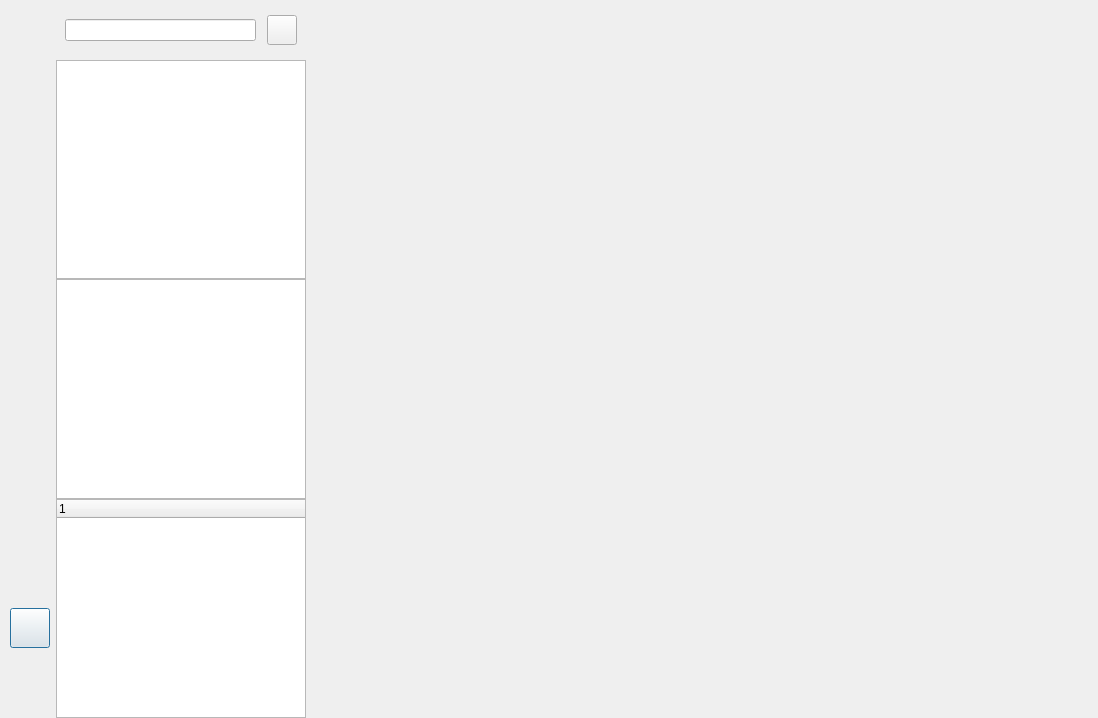
<?xml version="1.0" encoding="UTF-8"?>
<ui version="4.0">
 <class>ChatDialog</class>
 <widget class="QDialog" name="ChatDialog">
  <property name="geometry">
   <rect>
    <x>0</x>
    <y>0</y>
    <width>1098</width>
    <height>718</height>
   </rect>
  </property>
  <property name="windowTitle">
   <string>Dialog</string>
  </property>
  <layout class="QHBoxLayout" name="horizontalLayout">
   <property name="spacing">
    <number>0</number>
   </property>
   <property name="leftMargin">
    <number>0</number>
   </property>
   <property name="topMargin">
    <number>0</number>
   </property>
   <property name="rightMargin">
    <number>0</number>
   </property>
   <property name="bottomMargin">
    <number>0</number>
   </property>
   <item>
    <widget class="QWidget" name="setbar_wid" native="true">
     <property name="sizePolicy">
      <sizepolicy hsizetype="Fixed" vsizetype="Expanding">
       <horstretch>0</horstretch>
       <verstretch>0</verstretch>
      </sizepolicy>
     </property>
     <property name="minimumSize">
      <size>
       <width>56</width>
       <height>0</height>
      </size>
     </property>
     <property name="maximumSize">
      <size>
       <width>56</width>
       <height>16777215</height>
      </size>
     </property>
     <layout class="QVBoxLayout" name="verticalLayout">
      <property name="spacing">
       <number>7</number>
      </property>
      <property name="leftMargin">
       <number>10</number>
      </property>
      <property name="topMargin">
       <number>30</number>
      </property>
      <property name="rightMargin">
       <number>10</number>
      </property>
      <property name="bottomMargin">
       <number>0</number>
      </property>
      <item>
       <widget class="QWidget" name="widget" native="true">
        <property name="minimumSize">
         <size>
          <width>40</width>
          <height>0</height>
         </size>
        </property>
        <property name="maximumSize">
         <size>
          <width>40</width>
          <height>16777215</height>
         </size>
        </property>
        <layout class="QVBoxLayout" name="verticalLayout_3">
         <property name="spacing">
          <number>30</number>
         </property>
         <property name="leftMargin">
          <number>0</number>
         </property>
         <property name="topMargin">
          <number>0</number>
         </property>
         <property name="rightMargin">
          <number>0</number>
         </property>
         <property name="bottomMargin">
          <number>0</number>
         </property>
         <item>
          <widget class="QLabel" name="side_head_lb">
           <property name="minimumSize">
            <size>
             <width>40</width>
             <height>40</height>
            </size>
           </property>
           <property name="maximumSize">
            <size>
             <width>40</width>
             <height>40</height>
            </size>
           </property>
           <property name="text">
            <string/>
           </property>
          </widget>
         </item>
         <item>
          <widget class="StateWidget" name="side_chat_lb" native="true">
           <property name="minimumSize">
            <size>
             <width>40</width>
             <height>40</height>
            </size>
           </property>
           <property name="maximumSize">
            <size>
             <width>40</width>
             <height>40</height>
            </size>
           </property>
          </widget>
         </item>
         <item>
          <widget class="StateWidget" name="side_contact_lb" native="true">
           <property name="minimumSize">
            <size>
             <width>40</width>
             <height>40</height>
            </size>
           </property>
           <property name="maximumSize">
            <size>
             <width>40</width>
             <height>40</height>
            </size>
           </property>
          </widget>
         </item>
        </layout>
       </widget>
      </item>
      <item>
       <spacer name="verticalSpacer">
        <property name="orientation">
         <enum>Qt::Orientation::Vertical</enum>
        </property>
        <property name="sizeHint" stdset="0">
         <size>
          <width>20</width>
          <height>40</height>
         </size>
        </property>
       </spacer>
      </item>
      <item>
       <widget class="QWidget" name="widget_2" native="true">
        <property name="minimumSize">
         <size>
          <width>40</width>
          <height>100</height>
         </size>
        </property>
        <layout class="QVBoxLayout" name="verticalLayout_4">
         <property name="leftMargin">
          <number>0</number>
         </property>
         <property name="topMargin">
          <number>0</number>
         </property>
         <property name="rightMargin">
          <number>0</number>
         </property>
         <property name="bottomMargin">
          <number>0</number>
         </property>
         <item>
          <widget class="ClickButton" name="download_file_btn">
           <property name="minimumSize">
            <size>
             <width>40</width>
             <height>40</height>
            </size>
           </property>
           <property name="maximumSize">
            <size>
             <width>40</width>
             <height>40</height>
            </size>
           </property>
           <property name="text">
            <string/>
           </property>
          </widget>
         </item>
        </layout>
       </widget>
      </item>
      <item>
       <spacer name="verticalSpacer_2">
        <property name="orientation">
         <enum>Qt::Orientation::Vertical</enum>
        </property>
        <property name="sizeType">
         <enum>QSizePolicy::Policy::Fixed</enum>
        </property>
        <property name="sizeHint" stdset="0">
         <size>
          <width>20</width>
          <height>40</height>
         </size>
        </property>
       </spacer>
      </item>
     </layout>
    </widget>
   </item>
   <item>
    <widget class="QWidget" name="chatuser_wid" native="true">
     <property name="sizePolicy">
      <sizepolicy hsizetype="Expanding" vsizetype="Preferred">
       <horstretch>0</horstretch>
       <verstretch>0</verstretch>
      </sizepolicy>
     </property>
     <property name="minimumSize">
      <size>
       <width>250</width>
       <height>0</height>
      </size>
     </property>
     <property name="maximumSize">
      <size>
       <width>250</width>
       <height>16777215</height>
      </size>
     </property>
     <property name="mouseTracking">
      <bool>true</bool>
     </property>
     <layout class="QVBoxLayout" name="verticalLayout_2">
      <property name="spacing">
       <number>0</number>
      </property>
      <property name="leftMargin">
       <number>0</number>
      </property>
      <property name="topMargin">
       <number>0</number>
      </property>
      <property name="rightMargin">
       <number>0</number>
      </property>
      <property name="bottomMargin">
       <number>0</number>
      </property>
      <item>
       <widget class="QWidget" name="search_wid" native="true">
        <property name="minimumSize">
         <size>
          <width>0</width>
          <height>60</height>
         </size>
        </property>
        <property name="maximumSize">
         <size>
          <width>16777215</width>
          <height>60</height>
         </size>
        </property>
        <layout class="QHBoxLayout" name="horizontalLayout_2">
         <item>
          <widget class="CustomLineEdit" name="search_edit"/>
         </item>
         <item>
          <spacer name="horizontalSpacer">
           <property name="orientation">
            <enum>Qt::Orientation::Horizontal</enum>
           </property>
           <property name="sizeType">
            <enum>QSizePolicy::Policy::Fixed</enum>
           </property>
           <property name="sizeHint" stdset="0">
            <size>
             <width>5</width>
             <height>20</height>
            </size>
           </property>
          </spacer>
         </item>
         <item>
          <widget class="ClickButton" name="add_btn">
           <property name="minimumSize">
            <size>
             <width>30</width>
             <height>30</height>
            </size>
           </property>
           <property name="maximumSize">
            <size>
             <width>30</width>
             <height>30</height>
            </size>
           </property>
          </widget>
         </item>
        </layout>
       </widget>
      </item>
      <item>
       <widget class="ChatUserList" name="chat_user_list"/>
      </item>
      <item>
       <widget class="SearchList" name="search_list"/>
      </item>
      <item>
       <widget class="ContactTreeWidget" name="con_user_list">
        <column>
         <property name="text">
          <string notr="true">1</string>
         </property>
        </column>
       </widget>
      </item>
     </layout>
    </widget>
   </item>
   <item>
    <widget class="QStackedWidget" name="stackedWidget">
     <property name="currentIndex">
      <number>3</number>
     </property>
     <widget class="NewFriendInfoPage" name="friend_apply_page"/>
     <widget class="ChatPage" name="chat_page"/>
     <widget class="QWidget" name="empty_page"/>
     <widget class="contactinfopage" name="contact_page"/>
    </widget>
   </item>
  </layout>
 </widget>
 <customwidgets>
  <customwidget>
   <class>ClickButton</class>
   <extends>QPushButton</extends>
   <header>clickbutton.h</header>
  </customwidget>
  <customwidget>
   <class>CustomLineEdit</class>
   <extends>QLineEdit</extends>
   <header>customizeedit.h</header>
  </customwidget>
  <customwidget>
   <class>ChatUserList</class>
   <extends>QListWidget</extends>
   <header>chatuserlist.h</header>
  </customwidget>
  <customwidget>
   <class>ChatPage</class>
   <extends>QWidget</extends>
   <header>chatpage.h</header>
   <container>1</container>
  </customwidget>
  <customwidget>
   <class>StateWidget</class>
   <extends>QWidget</extends>
   <header location="global">statewidget.h</header>
   <container>1</container>
  </customwidget>
  <customwidget>
   <class>SearchList</class>
   <extends>QListWidget</extends>
   <header>searchlist.h</header>
  </customwidget>
  <customwidget>
   <class>ContactTreeWidget</class>
   <extends>QTreeWidget</extends>
   <header>contacttreewidget.h</header>
  </customwidget>
  <customwidget>
   <class>NewFriendInfoPage</class>
   <extends>QWidget</extends>
   <header>newfriendinfopage.h</header>
   <container>1</container>
  </customwidget>
  <customwidget>
   <class>contactinfopage</class>
   <extends>QWidget</extends>
   <header location="global">contactinfopage.h</header>
   <container>1</container>
  </customwidget>
 </customwidgets>
 <resources/>
 <connections/>
</ui>
